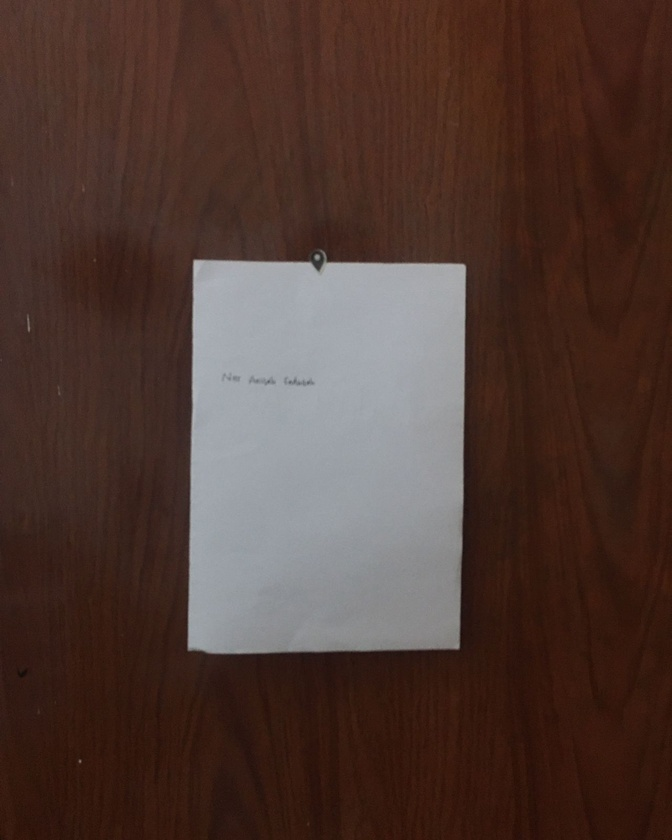
#> input picture dila1.jpeg, 672 x 840 px, shrunk from 1280 x 1600 before the run
$ jupyter execute 'Deteksi Bentuk Gambar Menggunakan Contour-checkpoint.ipynb'
#> lines starting #> are read from the running program, lines starting #| are printed output that depends on the picture; after the words box and inside, x2 and y2 are one past the last pixel; in counts of white or black regions, pixels touching at a corner belong together
## Nur Anisah Fadhilah
## 202131020

## Import Library

[cell 1]
import cv2
from matplotlib import pyplot as plt
import numpy as np

Disini saya menggunakan dua Objek sebagai pembeda.
- Objek Pertama Kertas (Sesuai Ketentuan)
- Objek Kedua Bunga

OBJEK PERTAMA

## Show Image

[cell 2]
img = cv2.imread('dila1.jpeg')
#> img is the input picture: shape (840, 672, 3); mean B, G, R 50.7, 57.7, 79.1

img = cv2.cvtColor(img, cv2.COLOR_BGR2RGB)

plt.imshow(img)
plt.show()

## Contour Detection

[cell 3]
gray = cv2.cvtColor(img, cv2.COLOR_BGR2GRAY)

thresh = cv2.adaptiveThreshold(
    gray, 255, cv2.ADAPTIVE_THRESH_GAUSSIAN_C, cv2.THRESH_BINARY_INV, 21, 5)
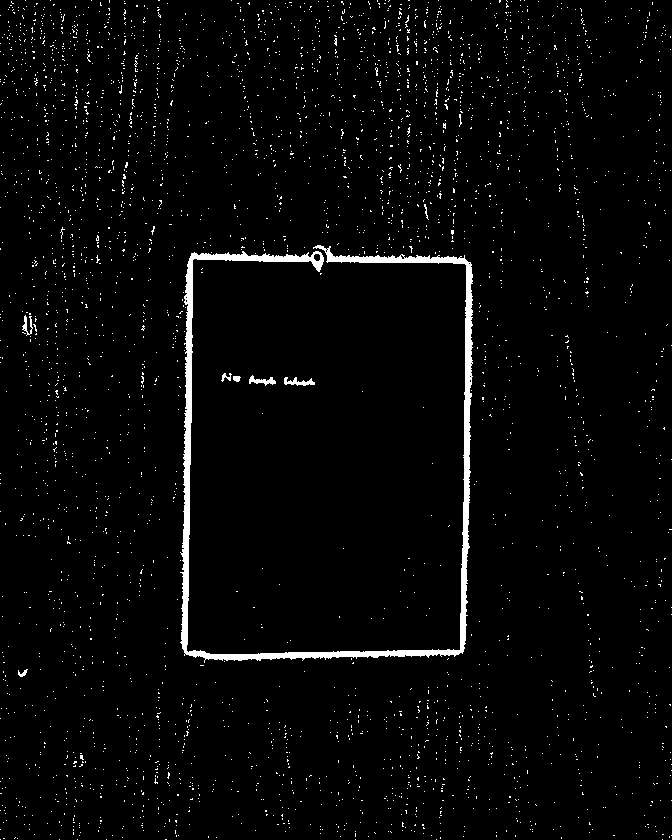
#> thresh: shape (840, 672); 2.7% white; 3476 white regions (3468 under 20 px)

contours, _ = cv2.findContours(thresh, cv2.RETR_TREE, cv2.CHAIN_APPROX_SIMPLE)
#> contours = 3495 contours, 3487 with area under 20; largest, box (x1, y1, x2, y2) and area: (180, 245, 473, 663) 7053, (284, 377, 315, 386) 102, (249, 375, 276, 386) 96, (22, 315, 33, 336) 50, (313, 253, 321, 262) 46, (233, 376, 241, 382) 28, (221, 373, 232, 382) 26, (18, 669, 28, 677) 24

detected_contours = img.copy()

cv2.drawContours(detected_contours, contours, -500, (0, 255, 0), -500)
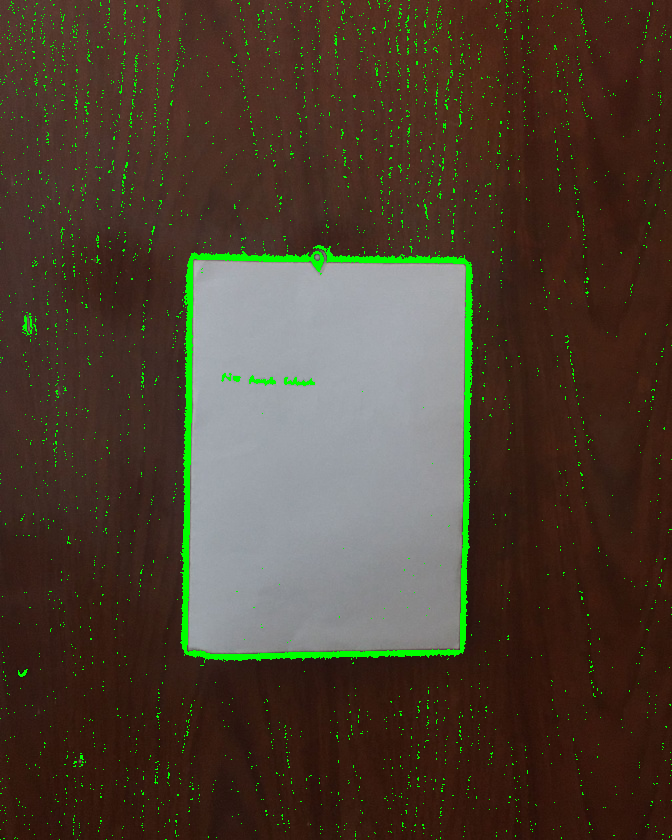
#> detected_contours: shape (840, 672, 3); mean R, G, B 77.4, 63.6, 49.8

plt.imshow(detected_contours)
plt.title('Image With Contours')
plt.show()

## Extracting Contours

[cell 4]
contours, _ = cv2.findContours(
    thresh, cv2.RETR_EXTERNAL, cv2.CHAIN_APPROX_SIMPLE)
#> contours = 3476 contours, 3469 with area under 20; largest, box (x1, y1, x2, y2) and area: (180, 245, 473, 663) 7053, (284, 377, 315, 386) 102, (249, 375, 276, 386) 96, (22, 315, 33, 336) 50, (233, 376, 241, 382) 28, (221, 373, 232, 382) 26, (18, 669, 28, 677) 24

highlight = np.ones_like(img)

cv2.drawContours(highlight, contours, -500, (255, 255, 255), -255)
#> highlight: shape (840, 672, 3); values 1 (black) and 255 (white), 2.7% white; 3476 white regions (3468 under 20 px), largest, box (x1, y1, x2, y2) and area: (180, 245, 473, 663) 8465, (284, 377, 315, 386) 143, (249, 375, 276, 386) 131

plt.imshow(highlight)
plt.title('Highlight contour with color')
plt.show()

[cell 5]
contours = {"Original Image": img, "Image with contours": detected_contours,
            "Color contours": highlight}

plt.subplots_adjust(wspace=.2, hspace=.2)
plt.tight_layout()

for i, (key, value) in enumerate(contours.items()):
    plt.subplot(2, 2, i + 1)
    plt.tick_params(labelbottom=False)
    plt.tick_params(labelleft=False)
    plt.title("{}".format(key))
    plt.imshow(value)
#> this loop made 3 passes

plt.show()

OBJEK KEDUA

## Show Image

[cell 6]
img = cv2.imread('dila.jpeg')
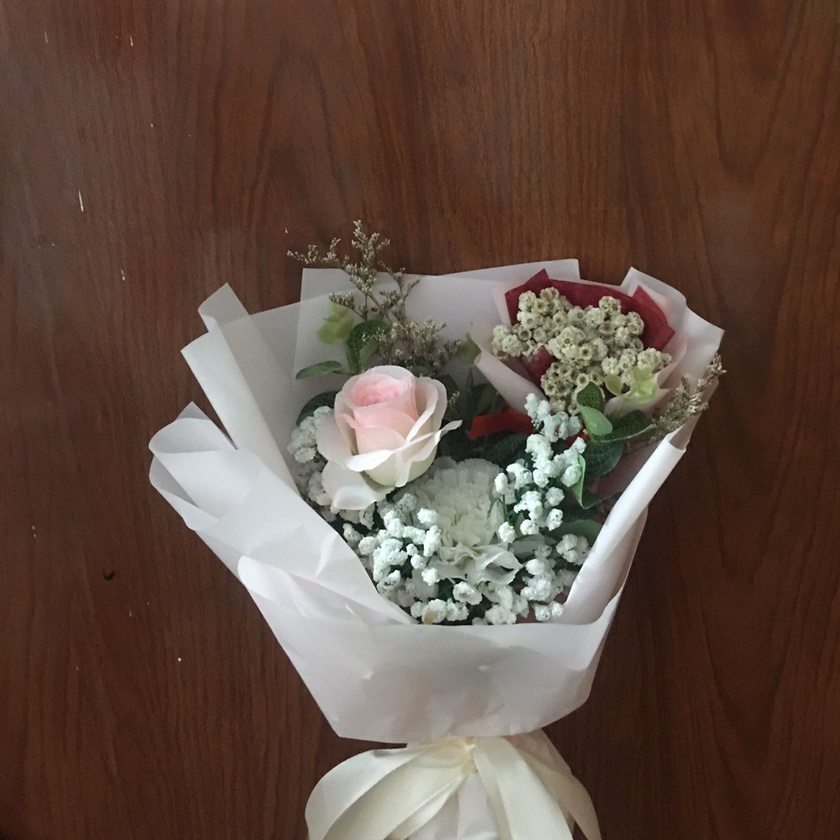
#> input picture dila.jpeg, 840 x 840 px, shrunk from 1600 x 1600 before the run
#> img is the input picture: shape (840, 840, 3); mean B, G, R 66.6, 77.6, 98.4

img = cv2.cvtColor(img, cv2.COLOR_BGR2RGB)

plt.imshow(img)
plt.show()

## Contour Detection

[cell 7]
gray = cv2.cvtColor(img, cv2.COLOR_BGR2GRAY)
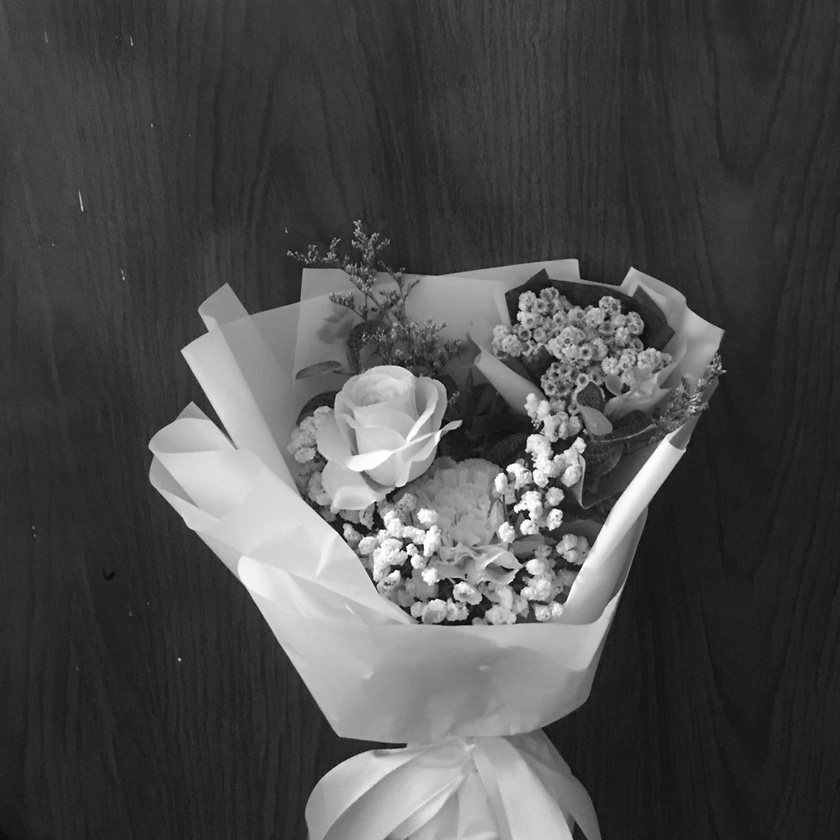
#> gray: shape (840, 840); min 1, max 255, mean 76.6

thresh = cv2.adaptiveThreshold(
    gray, 255, cv2.ADAPTIVE_THRESH_GAUSSIAN_C, cv2.THRESH_BINARY_INV, 21, 5)
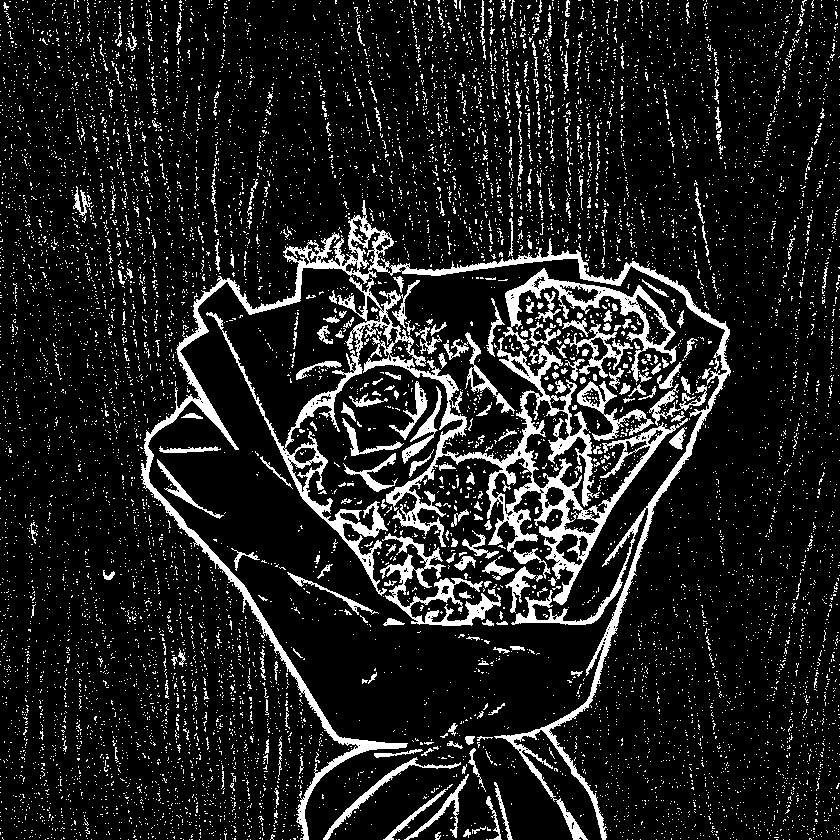
#> thresh: shape (840, 840); 12.3% white; 9971 white regions (9691 under 20 px)

contours, _ = cv2.findContours(thresh, cv2.RETR_TREE, cv2.CHAIN_APPROX_SIMPLE)
#> contours = 10483 contours, 10301 with area under 20; largest, box (x1, y1, x2, y2) and area: (206, 277, 688, 605) 18520, (141, 200, 731, 840) 14723, (503, 268, 677, 382) 3831, (380, 533, 501, 626) 2240, (577, 381, 654, 441) 1017

detected_contours = img.copy()

cv2.drawContours(detected_contours, contours, -1, (0, 255, 0), -1)
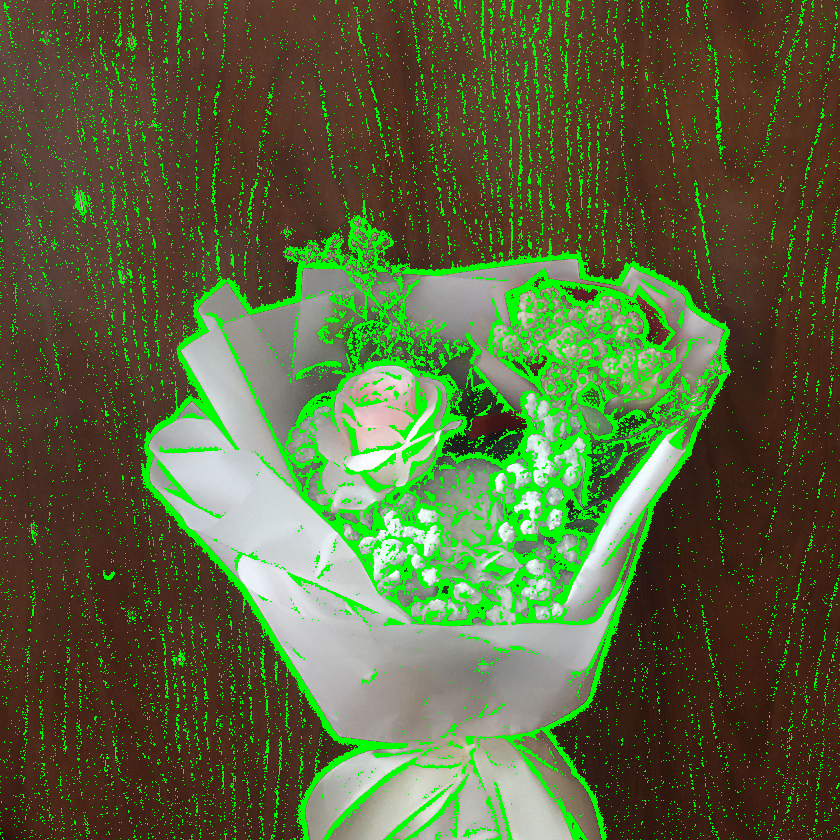
#> detected_contours: shape (840, 840, 3); mean R, G, B 87.9, 100.3, 59.2

plt.imshow(detected_contours)
plt.title('Image With Contours')
plt.show()

## Extracting Contours

[cell 8]
contours, _ = cv2.findContours(
    thresh, cv2.RETR_EXTERNAL, cv2.CHAIN_APPROX_SIMPLE)
#> contours = 9926 contours, 9786 with area under 20; largest, box (x1, y1, x2, y2) and area: (206, 277, 688, 605) 18520, (141, 200, 731, 840) 14723, (503, 268, 677, 382) 3831, (380, 533, 501, 626) 2240, (577, 381, 654, 441) 1017

highlight = np.ones_like(img)

cv2.drawContours(highlight, contours, -500, (255, 255, 255), -255)
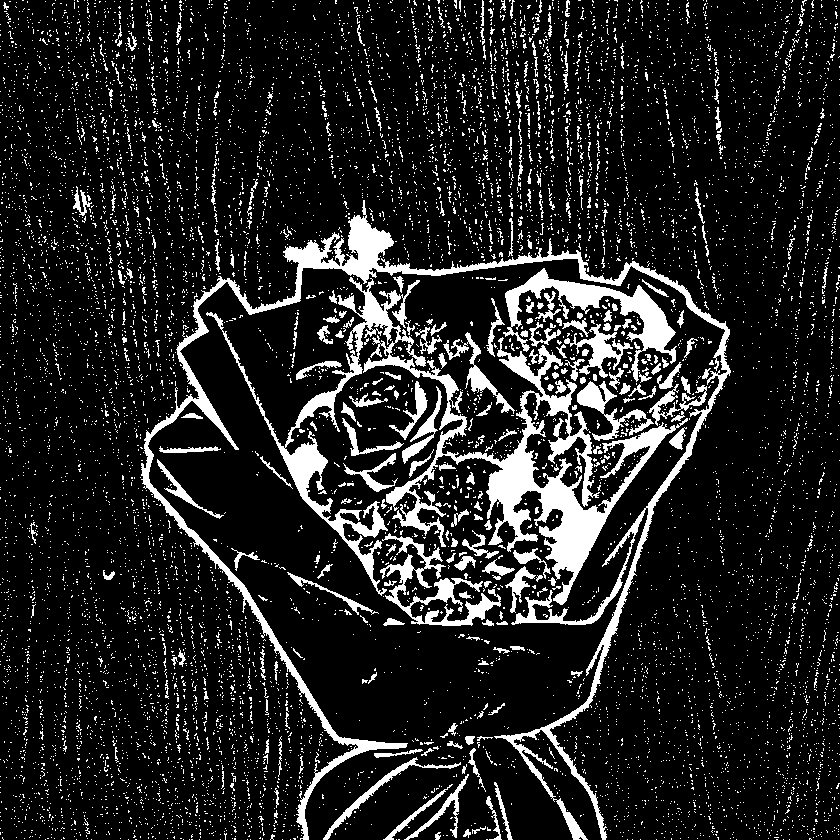
#> highlight: shape (840, 840, 3); values 1 (black) and 255 (white), 13.3% white; 9926 white regions (9640 under 20 px), largest, box (x1, y1, x2, y2) and area: (206, 277, 688, 605) 21873, (141, 200, 731, 840) 17826, (503, 268, 677, 382) 4264

plt.imshow(highlight)
plt.title('Highlight contour with color')
plt.show()

[cell 9]
contours = {"Original Image": img, "Image with contours": detected_contours,
            "Color contours": highlight}

plt.subplots_adjust(wspace=.2, hspace=.2)
plt.tight_layout()

for i, (key, value) in enumerate(contours.items()):
    plt.subplot(2, 2, i + 1)
    plt.tick_params(labelbottom=False)
    plt.tick_params(labelleft=False)
    plt.title("{}".format(key))
    plt.imshow(value)

plt.show()
